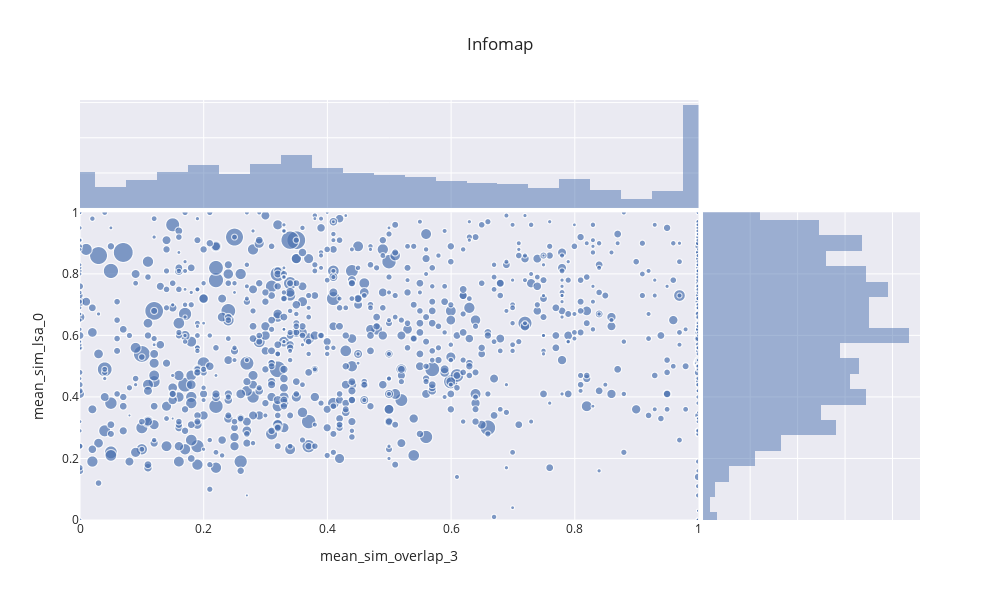

This figure's notebook cell:
### Code cell
supergrafico_2(infomap_grafico,"mean_sim_overlap_3","mean_sim_lsa_0","tamaño","Infomap")

### Figure 1 — Plotly figure (JSON) as saved in the notebook; plotly's stock layout.template omitted (floating-point values rounded to 4 significant figures; data arrays with more than 128 entries replaced by an {"elided": "..."} marker saying what was removed)
{"data": [{"hovertemplate": "mean_sim_overlap_3=%{x}<br>mean_sim_lsa_0=%{y}<br>tamaño=%{marker.size}<extra></extra>", "legendgroup": "", "marker": {"color": "rgb(76,114,176)", "size": {"elided": "1007 int values"}, "sizemode": "area", "sizeref": 0.205, "symbol": "circle"}, "mode": "markers", "name": "", "showlegend": false, "type": "scattergl", "x": {"elided": "1007 float values"}, "xaxis": "x", "y": {"elided": "1007 float values"}, "yaxis": "y"}, {"alignmentgroup": "True", "bingroup": "x", "hovertemplate": "mean_sim_overlap_3=%{x}<br>count=%{y}<extra></extra>", "legendgroup": "", "marker": {"color": "rgb(76,114,176)"}, "name": "", "offsetgroup": "", "opacity": 0.5, "showlegend": false, "type": "histogram", "x": {"elided": "1007 float values"}, "xaxis": "x3", "yaxis": "y3"}, {"alignmentgroup": "True", "bingroup": "y", "hovertemplate": "mean_sim_lsa_0=%{y}<br>count=%{x}<extra></extra>", "legendgroup": "", "marker": {"color": "rgb(76,114,176)"}, "name": "", "offsetgroup": "", "opacity": 0.5, "showlegend": false, "type": "histogram", "xaxis": "x2", "y": {"elided": "1007 float values"}, "yaxis": "y2"}], "layout": {"barmode": "overlay", "height": 600, "legend": {"itemsizing": "constant", "tracegroupgap": 0}, "title": {"text": "Infomap"}, "width": 1000, "xaxis": {"anchor": "y", "domain": [0, 0.7363], "range": [0, 1], "title": {"text": "mean_sim_overlap_3"}}, "xaxis2": {"anchor": "y2", "domain": [0.7413, 1], "matches": "x2", "showline": false, "showticklabels": false, "ticks": ""}, "xaxis3": {"anchor": "y3", "domain": [0, 0.7363], "matches": "x", "showticklabels": false}, "xaxis4": {"anchor": "y4", "domain": [0.7413, 1], "matches": "x2", "showline": false, "showticklabels": false, "ticks": ""}, "yaxis": {"anchor": "x", "domain": [0, 0.7326], "range": [0, 1], "title": {"text": "mean_sim_lsa_0"}}, "yaxis2": {"anchor": "x2", "domain": [0, 0.7326], "matches": "y", "showticklabels": false}, "yaxis3": {"anchor": "x3", "domain": [0.7426, 1], "matches": "y3", "showline": false, "showticklabels": false, "ticks": ""}, "yaxis4": {"anchor": "x4", "domain": [0.7426, 1], "matches": "y3", "showline": false, "showticklabels": false, "ticks": ""}}}
